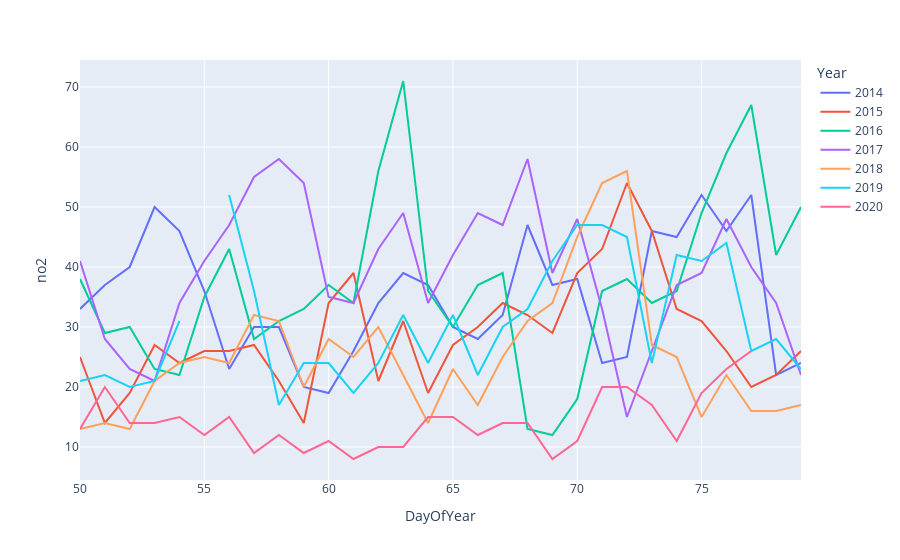

Here is the notebook cell this chart was saved with:
### Code cell
# pip install plotly_express
import plotly.express as px
px.line(
    df1
    , x='DayOfYear'
    , y= 'no2'
    , color = 'Year'
)

### Figure 1 — Plotly figure (JSON) as saved in the notebook; plotly's stock layout.template omitted (floating-point values rounded to 4 significant figures)
{"data": [{"hoverlabel": {"namelength": 0}, "hovertemplate": "Year=2014<br>DayOfYear=%{x}<br>no2=%{y}", "legendgroup": "2014", "line": {"color": "#636efa", "dash": "solid"}, "mode": "lines", "name": "2014", "showlegend": true, "type": "scatter", "x": [50, 51, 52, 53, 54, 55, 56, 57, 58, 59, 60, 61, 62, 63, 64, 65, 66, 67, 68, 69, 70, 71, 72, 73, 74, 75, 76, 77, 78, 79], "xaxis": "x", "y": [33, 37, 40, 50, 46, 36, 23, 30, 30, 20, 19, 26, 34, 39, 37, 30, 28, 32, 47, 37, 38, 24, 25, 46, 45, 52, 46, 52, 22, 24], "yaxis": "y"}, {"hoverlabel": {"namelength": 0}, "hovertemplate": "Year=2015<br>DayOfYear=%{x}<br>no2=%{y}", "legendgroup": "2015", "line": {"color": "#EF553B", "dash": "solid"}, "mode": "lines", "name": "2015", "showlegend": true, "type": "scatter", "x": [50, 51, 52, 53, 54, 55, 56, 57, 58, 59, 60, 61, 62, 63, 64, 65, 66, 67, 68, 69, 70, 71, 72, 73, 74, 75, 76, 77, 78, 79], "xaxis": "x", "y": [25, 14, 19, 27, 24, 26, 26, 27, 21, 14, 34, 39, 21, 31, 19, 27, 30, 34, 32, 29, 39, 43, 54, 46, 33, 31, 26, 20, 22, 26], "yaxis": "y"}, {"hoverlabel": {"namelength": 0}, "hovertemplate": "Year=2016<br>DayOfYear=%{x}<br>no2=%{y}", "legendgroup": "2016", "line": {"color": "#00cc96", "dash": "solid"}, "mode": "lines", "name": "2016", "showlegend": true, "type": "scatter", "x": [50, 51, 52, 53, 54, 55, 56, 57, 58, 59, 60, 61, 62, 63, 64, 65, 66, 67, 68, 69, 70, 71, 72, 73, 74, 75, 76, 77, 78, 79], "xaxis": "x", "y": [38, 29, 30, 23, 22, 35, 43, 28, 31, 33, 37, 34, 56, 71, 36, 30, 37, 39, 13, 12, 18, 36, 38, 34, 36, 49, 59, 67, 42, 50], "yaxis": "y"}, {"hoverlabel": {"namelength": 0}, "hovertemplate": "Year=2017<br>DayOfYear=%{x}<br>no2=%{y}", "legendgroup": "2017", "line": {"color": "#ab63fa", "dash": "solid"}, "mode": "lines", "name": "2017", "showlegend": true, "type": "scatter", "x": [50, 51, 52, 53, 54, 55, 56, 57, 58, 59, 60, 61, 62, 63, 64, 65, 66, 67, 68, 69, 70, 71, 72, 73, 74, 75, 76, 77, 78, 79], "xaxis": "x", "y": [41, 28, 23, 21, 34, 41, 47, 55, 58, 54, 35, 34, 43, 49, 34, 42, 49, 47, 58, 39, 48, 33, 15, 26, 37, 39, 48, 40, 34, 22], "yaxis": "y"}, {"hoverlabel": {"namelength": 0}, "hovertemplate": "Year=2018<br>DayOfYear=%{x}<br>no2=%{y}", "legendgroup": "2018", "line": {"color": "#FFA15A", "dash": "solid"}, "mode": "lines", "name": "2018", "showlegend": true, "type": "scatter", "x": [50, 51, 52, 53, 54, 55, 56, 57, 58, 59, 60, 61, 62, 63, 64, 65, 66, 67, 68, 69, 70, 71, 72, 73, 74, 75, 76, 77, 78, 79], "xaxis": "x", "y": [13, 14, 13, 21, 24, 25, 24, 32, 31, 20, 28, 25, 30, 22, 14, 23, 17, 25, 31, 34, 45, 54, 56, 27, 25, 15, 22, 16, 16, 17], "yaxis": "y"}, {"hoverlabel": {"namelength": 0}, "hovertemplate": "Year=2019<br>DayOfYear=%{x}<br>no2=%{y}", "legendgroup": "2019", "line": {"color": "#19d3f3", "dash": "solid"}, "mode": "lines", "name": "2019", "showlegend": true, "type": "scatter", "x": [50, 51, 52, 53, 54, 55, 56, 57, 58, 59, 60, 61, 62, 63, 64, 65, 66, 67, 68, 69, 70, 71, 72, 73, 74, 75, 76, 77, 78, 79], "xaxis": "x", "y": [21, 22, 20, 21, 31, null, 52, 36, 17, 24, 24, 19, 24, 32, 24, 32, 22, 30, 33, 41, 47, 47, 45, 24, 42, 41, 44, 26, 28, 23], "yaxis": "y"}, {"hoverlabel": {"namelength": 0}, "hovertemplate": "Year=2020<br>DayOfYear=%{x}<br>no2=%{y}", "legendgroup": "2020", "line": {"color": "#FF6692", "dash": "solid"}, "mode": "lines", "name": "2020", "showlegend": true, "type": "scatter", "x": [50, 51, 52, 53, 54, 55, 56, 57, 58, 59, 60, 61, 62, 63, 64, 65, 66, 67, 68, 69, 70, 71, 72, 73, 74, 75, 76, 77, 78], "xaxis": "x", "y": [13, 20, 14, 14, 15, 12, 15, 9, 12, 9, 11, 8, 10, 10, 15, 15, 12, 14, 14, 8, 11, 20, 20, 17, 11, 19, 23, 26, null], "yaxis": "y"}], "layout": {"legend": {"title": {"text": "Year"}, "tracegroupgap": 0}, "margin": {"t": 60}, "xaxis": {"anchor": "y", "domain": [0, 1], "title": {"text": "DayOfYear"}}, "yaxis": {"anchor": "x", "domain": [0, 1], "title": {"text": "no2"}}}}
